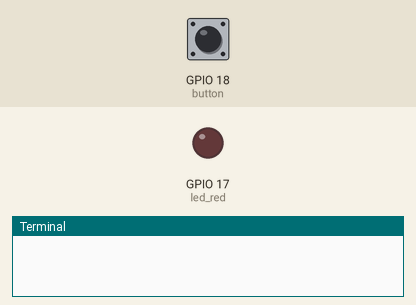
This program was run on a simulated Raspberry Pi (BCM pin numbers). Shown: output pins drawn as LEDs (lit = HIGH), the last lines printed to the terminal. Inputs (shaded band) come from the test bench; at power-on: GPIO 18 (button) HIGH.

Above: at 1.2 s.
1.3 s: GPIO 18 (button) pulled LOW for 0.15 s
At 2.6 s:
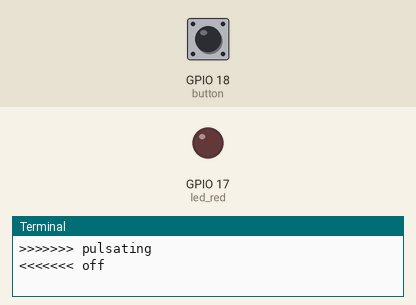
2.9 s: GPIO 18 (button) pulled LOW for 1 s
At 3.11 s:
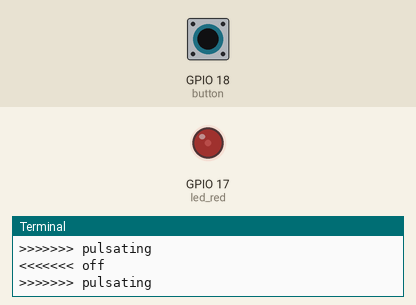
At 3.83 s:
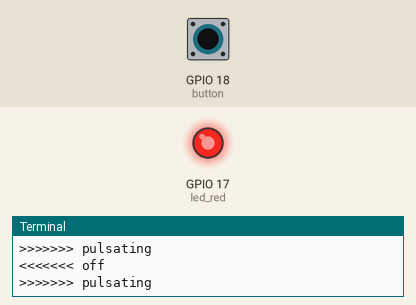
Timing chart, 0 to 5.9 s (numbered marks = the images above; inputs shaded):
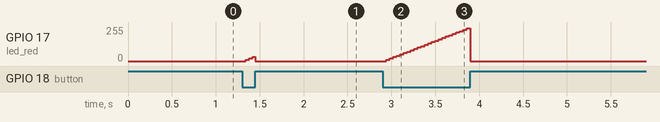

Measured:
- after the input at 1.3 s, GPIO 17 (led_red): 0/255 → 10/255 at once, → 20/255 0.04 s later, → 31/255 0.04 s later, → 0/255 0.03 s later
- after the input at 2.9 s, GPIO 17 (led_red): rises from 0/255 to 245/255 in 0.92 s, then falls to 0/255 in 0.04 s

The program:

button-pulse.py
```python
from gpiozero import PWMLED
from gpiozero import Button
import signal
from gpiozero.pins.pigpio import PiGPIOFactory

factory=PiGPIOFactory(host="192.168.0.172")

led_red = PWMLED(pin="GPIO17", pin_factory=factory)
button = Button(pin="GPIO18",pin_factory=factory)


def destroy():
    print("\nFinalizando")
    led_red.off()
    led_red.close()

def pulse():
    print(">>>>>>> pulsating")
    led_red.pulse(fade_out_time=0.25)

def off():
    print("<<<<<<< off")
    led_red.off()

def loop():
    button.when_activated = pulse
    button.when_deactivated = off
    signal.pause()

if __name__=="__main__":
    try:
        loop()
    except KeyboardInterrupt:
        destroy()
```
